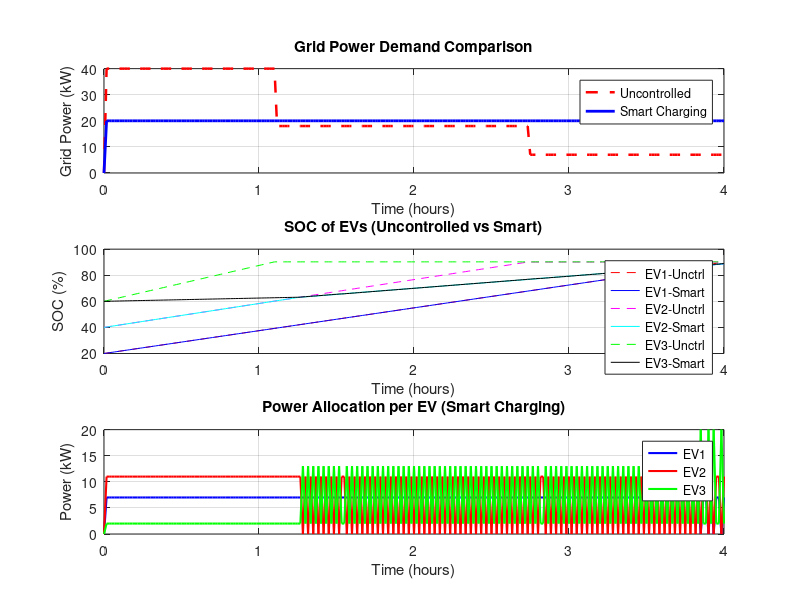

Source code (MATLAB):
%% Smart EV Charging - Step 1: Initialization

clear; clc; close all;

% Simulation parameters
dt = 60;              % time step [s] (1 min)
T_sim = 4*3600;       % total time [s] (4 hours)
time = 0:dt:T_sim;    % time vector

% Grid constraint
Grid_limit = 20;      % kW (maximum total charging power available)

% Define EVs
nEV = 3;              % number of EVs
Battery_capacity = [40, 60, 80];   % kWh
SOC_init = [20, 40, 60];           % initial SOC (%)
SOC_target = [90, 90, 90];         % target SOC (%)

% Each EV max charging power (kW)
Pmax_EV = [7, 11, 22];  

% Initialize SOC array
SOC = zeros(nEV, length(time));
SOC(:,1) = SOC_init;

% Energy stored [kWh]
Energy_stored = (SOC_init./100).*Battery_capacity;


%% Step 2: Uncontrolled Charging (All EVs charge simultaneously)

SOC_uncontrolled = SOC;
Energy_stored_uncontrolled = Energy_stored;
Power_EV_uncontrolled = zeros(nEV, length(time));

for t = 2:length(time)
    for i = 1:nEV
        if SOC_uncontrolled(i,t-1) < SOC_target(i)
            % Charging at max power
            Power_EV_uncontrolled(i,t) = Pmax_EV(i);
            dE = Pmax_EV(i)*dt/3600; % kWh added in this step
            Energy_stored_uncontrolled(i) = Energy_stored_uncontrolled(i) + dE;
            SOC_uncontrolled(i,t) = (Energy_stored_uncontrolled(i)/Battery_capacity(i))*100;
        else
            Power_EV_uncontrolled(i,t) = 0;
            SOC_uncontrolled(i,t) = SOC_uncontrolled(i,t-1);
        end
    end
end

% Total grid power
Total_power_uncontrolled = sum(Power_EV_uncontrolled,1);


%% Step 3: Smart Charging Algorithm

SOC_smart = SOC;
Energy_stored_smart = Energy_stored;
Power_EV_smart = zeros(nEV, length(time));

for t = 2:length(time)
    % Find EVs that still need charging
    activeEVs = find(SOC_smart(:,t-1) < SOC_target');
    
    if isempty(activeEVs)
        SOC_smart(:,t) = SOC_smart(:,t-1);
        continue;
    end

    % Priority based on lower SOC
    [~, order] = sort(SOC_smart(activeEVs,t-1), 'ascend');
    activeEVs = activeEVs(order);
    
    Remaining_power = Grid_limit;
    
    for i = activeEVs'
        if Remaining_power <= 0
            Power_EV_smart(i,t) = 0;
            SOC_smart(i,t) = SOC_smart(i,t-1);
            continue;
        end
        
        % Allocate power (limited by Pmax and remaining grid)
        P_alloc = min(Pmax_EV(i), Remaining_power);
        Power_EV_smart(i,t) = P_alloc;
        Remaining_power = Remaining_power - P_alloc;

        % Update SOC
        dE = P_alloc*dt/3600; % kWh added in this step
        Energy_stored_smart(i) = Energy_stored_smart(i) + dE;
        SOC_smart(i,t) = (Energy_stored_smart(i)/Battery_capacity(i))*100;
    end
end

% Total grid power
Total_power_smart = sum(Power_EV_smart,1);

%% Step 4: Visualization - Comparing Uncontrolled vs Smart Charging

figure('Name','EV Smart Charging Dashboard','NumberTitle','off','Position',[100 100 1200 800]);

% 1. Grid power profile
subplot(3,1,1);
plot(time/3600, Total_power_uncontrolled,'r--','LineWidth',1.8); hold on;
plot(time/3600, Total_power_smart,'b','LineWidth',2);
grid on;
xlabel('Time (hours)');
ylabel('Grid Power (kW)');
title('Grid Power Demand Comparison');
legend('Uncontrolled','Smart Charging');

% 2. SOC of EVs
subplot(3,1,2);
plot(time/3600, SOC_uncontrolled(1,:), 'r--');
hold on;
plot(time/3600, SOC_smart(1,:), 'b');
plot(time/3600, SOC_uncontrolled(2,:), 'm--');
plot(time/3600, SOC_smart(2,:), 'c');
plot(time/3600, SOC_uncontrolled(3,:), 'g--');
plot(time/3600, SOC_smart(3,:), 'k');
grid on;
xlabel('Time (hours)');
ylabel('SOC (%)');
title('SOC of EVs (Uncontrolled vs Smart)');
legend('EV1-Unctrl','EV1-Smart','EV2-Unctrl','EV2-Smart','EV3-Unctrl','EV3-Smart');

% 3. Power allocation per EV (Smart case)
subplot(3,1,3);
plot(time/3600, Power_EV_smart(1,:), 'b','LineWidth',1.5); hold on;
plot(time/3600, Power_EV_smart(2,:), 'r','LineWidth',1.5);
plot(time/3600, Power_EV_smart(3,:), 'g','LineWidth',1.5);
grid on;
xlabel('Time (hours)');
ylabel('Power (kW)');
title('Power Allocation per EV (Smart Charging)');
legend('EV1','EV2','EV3');

% Save figure
if ~exist('Plots_and_Results','dir')
    mkdir('Plots_and_Results');
end
saveas(gcf,'Plots_and_Results/EV_SmartCharging_Dashboard.png');
